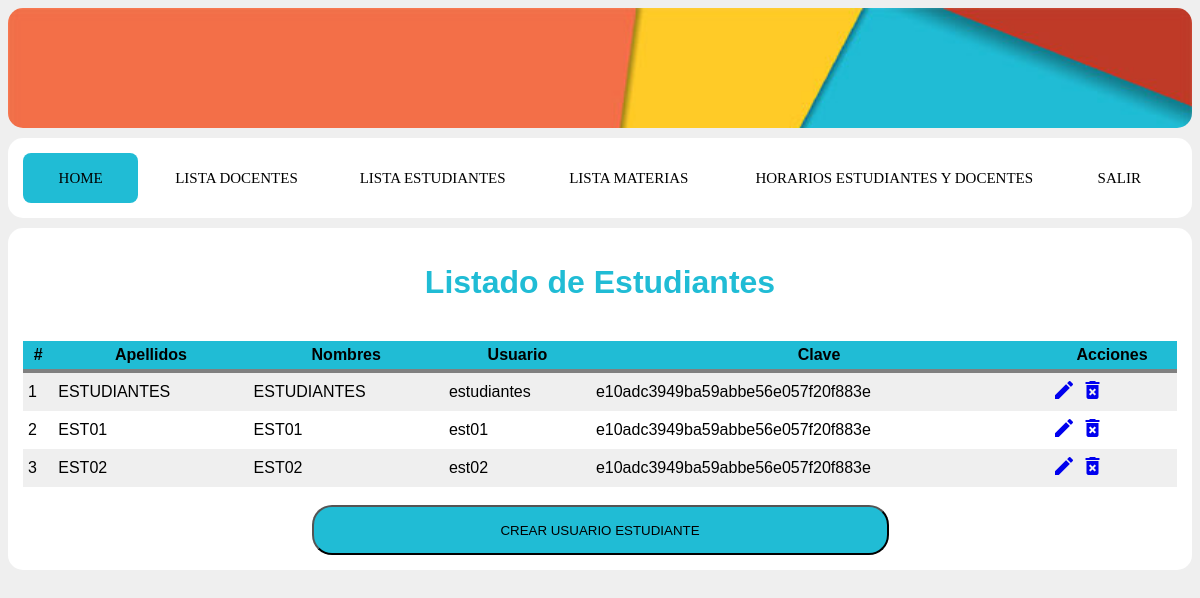
Screenshot of /admin/lista_usuarios_e.php (signed in) with the database file from the repository.
### tables this page shows
CREATE TABLE `informacion` (
  `inf_id` int(10) UNSIGNED NOT NULL,
  `inf_tido_id` int(10) UNSIGNED NOT NULL,
  `inf_documento` varchar(30) NOT NULL,
  `inf_nombres` varchar(30) DEFAULT NULL,
  `inf_apellidos` varchar(30) DEFAULT NULL,
  `inf_correo` varchar(150) DEFAULT NULL,
  `inf_usu_id` int(10) UNSIGNED NOT NULL,
  `inf_rol_id` int(10) UNSIGNED NOT NULL,
  `inf_car_id` int(10) UNSIGNED NOT NULL
);

CREATE TABLE `usuario` (
  `usu_id` int(10) UNSIGNED NOT NULL,
  `usu_nombre` varchar(30) DEFAULT NULL,
  `usu_clave` varchar(30) DEFAULT NULL
);

### bd/conexion.php (called while the page is built, shortened)
<?php
class basedatos{
private $con;
private $dbequipo='localhost';
private $dbusuario='root';
private $dbclave='';
private $dbnombre='db-proyecto01';
public function conectar(){
	$this->con = mysqli_connect($this->dbequipo, $this->dbusuario, $this->dbclave, $this->dbnombre);
}
public function lista_usuario_e(){
	$sql = "SELECT usuario.usu_id AS id,usuario.usu_nombre AS usuario, MD5(usuario.usu_clave) AS clave, informacion.inf_nombres AS nombres,informacion.inf_apellidos AS apellidos FROM usuario INNER JOIN informacion ON usuario.usu_id = informacion.inf_usu_id INNER JOIN roles ON informacion.inf_rol_id = roles.rol_id WHERE roles.rol_nombre = 'ESTUDIANTES';";
	$res = mysqli_query($this->con, $sql);
	return $res;
}
}
?>

### admin/lista_usuarios_e.php (the view, shortened to what this page needs)
<?php
include ('../bd/conexion.php');
$cont = 0;
?>
<!DOCTYPE html>
<html>
<head>
    <link rel="stylesheet" type="text/css" href="../css/estilos.css" >
</head>
<body>
    <div class="section" id="header">
    </div>
    <div class="section">
        <nav class="menu">
            <a href="admin.php">Home</a>
            <a href="lista_usuarios_d.php">Lista Docentes</a>
            <a href="lista_usuarios_e.php">Lista Estudiantes</a>
            <a href="lista_materias.php">lista Materias</a>
            <a href="lista_estudiantes-docentes.php">Horarios Estudiantes y docentes</a>
            <a href="../salir.php">Salir</a>
            <div class="animation start-home"></div>
        </nav>
    </div>
    <div class="section">
        <div class="table-title">
            <div class="row">
                <h1>Listado de  <b>Estudiantes</b></h1>
            </div>
        </div>
        <br>
        <table class="tablahi" >
            <thead>
                <tr>
                    <th>#</th>
                    <th>Apellidos</th>
                    <th>Nombres</th>
                    <th>Usuario</th>
                    <th>Clave</th>
                    <th>Acciones</th>
                </tr>
            </thead>
            <tbody>
                <?php
                $usuario = new basedatos();
                $listado=$usuario->lista_usuario_e();
                while ($row=mysqli_fetch_object($listado)){
                    $id=$row->id;
                    $usuario=$row->usuario;
                    $clave=$row->clave;
                    $nombres=$row->nombres;
                    $apellidos=$row->apellidos;
                    $cont = $cont + 1;
                    ?>
                    <tr>
                        <td><?php echo $cont?></td>
                        <td><?php echo $apellidos; ?></td>
                        <td><?php echo $nombres; ?></td>
                        <td><?php echo $usuario;?></td>
                        <td><?php echo $clave; ?></td>
                        <td >
                            <a href="editar_usuarios_e.php?id=<?php echo $id;?>" class="edit" title="Editar" data-toggle="tooltip"><i class="material-icons">&#xE254;</i></a>
                            <a href="eliminar_usuarios_e.php?id=<?php echo $id;?>" class="delete" title="Eliminar" data-toggle="tooltip"><i class="material-icons">&#xE92B;</i></a>
                        </td>
                    </tr>
                    <?php
                }
                ?>
            </tbody>
        </table>
        <br>
        <center>
            <button type="button" class="button" onclick="window.location.href = 'crear_usuarios_e.php'">CREAR USUARIO ESTUDIANTE</button>
        </center>
    </div>
</body>
</html>

### css/estilos.css (style rules this page uses)
body { background-color: #efefef; overflow: auto; font-family: Arial; }
.section { background-color: #fff; padding: 15px; margin-bottom: 10px; border-radius: 15px; overflow: hidden; }
h1 { color: #20bcd5; text-align: center; }
#header { background-size: cover; background-image: url(../img/header.jpg); height: 90px; }
.button { background: #20bcd5; border-radius: 20px ; color: black; cursor: pointer; width: 50%; height: 50.5px; }
.tablahi { background-color: #efefef; border-collapse: collapse; width: 100%; }
th, td { padding: 5px; }
thead { background-color: #20bcd5; border-bottom: solid 4px grey; }
tr:nth-child(even) { background-color: white; }
.menu { position: relative; background-color: #fff; border-radius: 8px; font-size: 0; }
.menu a { line-height: 50px; height: 100%; font-size: 15px; display: inline-block; position: relative; z-index: 1; text-decoration: none; text-transform: uppercase; text-align: center; color: black; cursor: pointer; }
.menu .animation { position: absolute; height: 100%; top: 0; z-index: 0; transition: all .5s ease 0s; border-radius: 8px; }
a:nth-child(1) { width: 10%; font-family: 'Cherry Swash', cursive; }
a:nth-child(2) { width: 17%; font-family: 'Cherry Swash', cursive; }
a:nth-child(3) { width: 17%; font-family: 'Cherry Swash', cursive; }
a:nth-child(4) { width: 17%; font-family: 'Cherry Swash', cursive; }
a:nth-child(5) { width: 29%; font-family: 'Cherry Swash', cursive; }
a:nth-child(6) { width: 10%; font-family: 'Cherry Swash', cursive; }
.menu .start-home, a:nth-child(1):hover~.animation { width: 10%; left: 0; background-color: #20bcd5; color: white; }

### rows the page displays
informacion: inf_apellidos "ESTUDIANTES", inf_nombres "ESTUDIANTES", inf_usu.usu_nombre "estudiantes", clave "e10adc3949ba59abbe56e057f20f883e"
informacion: inf_apellidos "EST01", inf_nombres "EST01", inf_usu.usu_nombre "est01", clave "e10adc3949ba59abbe56e057f20f883e"
informacion: inf_apellidos "EST02", inf_nombres "EST02", inf_usu.usu_nombre "est02", clave "e10adc3949ba59abbe56e057f20f883e"
